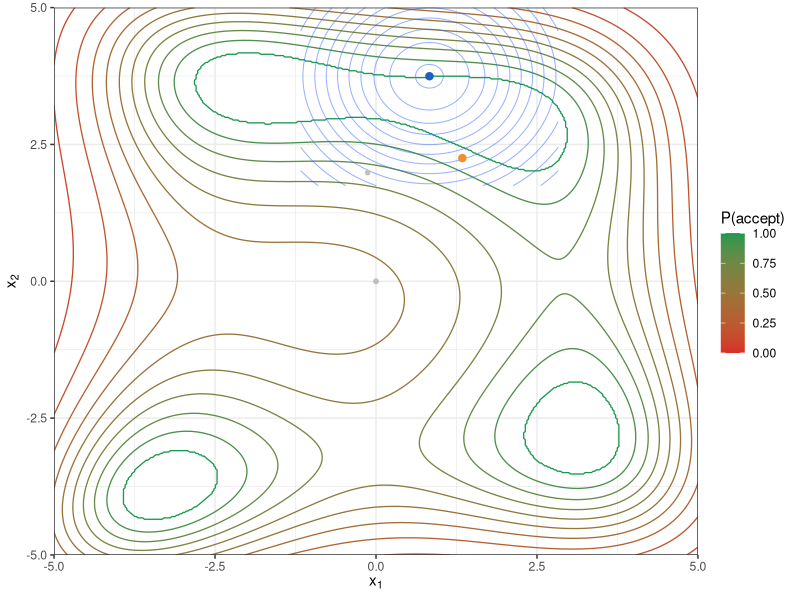

Write R code to recreate this figure.
# Used in: ../03-annealing.tex
#
# Simulate a short simulated annealing run on Himmelblau's function and save
# the acceptance-probability contour used on the title slide.

set.seed(1111L)

library(data.table)
library(ggplot2)
library(msm)

output_file = "../figure/himmelblau-iter3_probabilities.pdf"

domain = c(-5, 5)
proposal_bounds = c(-3.8, 3.8)
proposal_sd = 1.5
objective_grid_size = 400L
proposal_grid_size = 100L
proposal_contour_radius = 2
initial_temperature = 200
cooling_rate = 0.8
snapshot_iterations = c(2L, 3L, 5L, 10L, 20L, 30L, 50L, 60L)
snapshot_index = 3L

himmelblau_value = function(x1, x2) {
  (x1 + x2^2 - 11)^2 + (x1^2 + x2 - 7)^2
}

himmelblau = function(x) {
  himmelblau_value(x[1], x[2])
}

acceptance_probability = function(proposal_value, current_value, temperature) {
  pmin(1, exp(-(proposal_value - current_value) / temperature))
}

sample_proposal = function(current_point) {
  c(
    rtnorm(1L, mean = current_point[1], sd = proposal_sd, lower = proposal_bounds[1], upper = proposal_bounds[2]),
    rtnorm(1L, mean = current_point[2], sd = proposal_sd, lower = proposal_bounds[1], upper = proposal_bounds[2])
  )
}

make_objective_grid = function() {
  axis_values = seq(domain[1], domain[2], length.out = objective_grid_size)
  grid = CJ(x1 = axis_values, x2 = axis_values)
  grid[, objective_value := himmelblau_value(x1, x2)]
}

make_temperature_schedule = function() {
  c(
    rep(initial_temperature, 50L),
    initial_temperature * cooling_rate^seq_len(200L)
  )
}

run_simulated_annealing = function(temperature_schedule) {
  trace = data.table(
    iteration = seq_along(temperature_schedule),
    best_x1 = NA_real_,
    best_x2 = NA_real_,
    proposal_x1 = NA_real_,
    proposal_x2 = NA_real_,
    current_x1 = NA_real_,
    current_x2 = NA_real_,
    best_value = NA_real_,
    accepted = NA_character_
  )

  current_point = c(0, 0)
  best_point = current_point

  trace[1L, `:=`(
    best_x1 = best_point[1],
    best_x2 = best_point[2],
    proposal_x1 = current_point[1],
    proposal_x2 = current_point[2],
    current_x1 = current_point[1],
    current_x2 = current_point[2],
    best_value = himmelblau(best_point)
  )]

  for (iter in seq(2L, length(temperature_schedule))) {
    old_point = current_point
    proposal = sample_proposal(old_point)
    old_value = himmelblau(old_point)
    proposal_value = himmelblau(proposal)

    accept_candidate = if (proposal_value < old_value) {
      TRUE
    } else {
      runif(1L) < acceptance_probability(proposal_value, old_value, temperature_schedule[iter])
    }

    if (accept_candidate) {
      current_point = proposal
    }
    if (himmelblau(current_point) < himmelblau(best_point)) {
      best_point = current_point
    }

    trace[iter, `:=`(
      best_x1 = best_point[1],
      best_x2 = best_point[2],
      proposal_x1 = proposal[1],
      proposal_x2 = proposal[2],
      current_x1 = old_point[1],
      current_x2 = old_point[2],
      best_value = himmelblau(best_point),
      accepted = if (accept_candidate) "accept" else "reject"
    )]
  }

  trace
}

make_acceptance_grid = function(objective_grid, current_point, temperature) {
  current_value = himmelblau(current_point)
  acceptance_grid = copy(objective_grid)
  acceptance_grid[, acceptance_prob := acceptance_probability(objective_value, current_value, temperature)]
}

make_proposal_density_grid = function(current_point) {
  x1 = seq(
    current_point[1] - proposal_contour_radius,
    current_point[1] + proposal_contour_radius,
    length.out = proposal_grid_size
  )
  x2 = seq(
    current_point[2] - proposal_contour_radius,
    current_point[2] + proposal_contour_radius,
    length.out = proposal_grid_size
  )

  density_grid = CJ(x1 = x1, x2 = x2)
  density_grid[, proposal_density := dnorm(x1, mean = current_point[1], sd = proposal_sd) *
    dnorm(x2, mean = current_point[2], sd = proposal_sd)]
}

plot_acceptance_snapshot = function(trace, objective_grid, temperature_schedule, iteration_id) {
  current_row = trace[iteration_id]
  current_point = c(current_row$current_x1, current_row$current_x2)

  acceptance_grid = make_acceptance_grid(
    objective_grid = objective_grid,
    current_point = current_point,
    temperature = temperature_schedule[iteration_id]
  )
  density_grid = make_proposal_density_grid(current_point)
  history = trace[seq_len(iteration_id)]

  ggplot() +
    geom_contour(
      data = acceptance_grid,
      aes(x = x1, y = x2, z = acceptance_prob, colour = after_stat(level)),
      bins = 10L,
      linewidth = 0.45
    ) +
    geom_contour(
      data = density_grid,
      aes(x = x1, y = x2, z = proposal_density),
      alpha = 0.5,
      linewidth = 0.35
    ) +
    geom_point(data = history, aes(x = current_x1, y = current_x2), colour = "grey75", size = 1.2) +
    geom_point(data = current_row, aes(x = current_x1, y = current_x2), colour = "#1f5fbf", size = 2.2) +
    geom_point(data = current_row, aes(x = proposal_x1, y = proposal_x2), colour = "#f28e2b", size = 2.2) +
    scale_colour_gradient(low = "#d73027", high = "#1a9850", limits = c(0, 1), name = "P(accept)") +
    coord_cartesian(xlim = domain, ylim = domain, expand = FALSE) +
    labs(x = expression(x[1]), y = expression(x[2])) +
    theme_bw(base_size = 11) +
    theme(legend.position = "right")
}

objective_grid = make_objective_grid()
temperature_schedule = make_temperature_schedule()
annealing_trace = run_simulated_annealing(temperature_schedule)
plot_iteration = snapshot_iterations[snapshot_index]

acceptance_plot = plot_acceptance_snapshot(
  trace = annealing_trace,
  objective_grid = objective_grid,
  temperature_schedule = temperature_schedule,
  iteration_id = plot_iteration
)

if (interactive()) {
  print(acceptance_plot)
}

ggsave(output_file, acceptance_plot, width = 5, height = 4)
